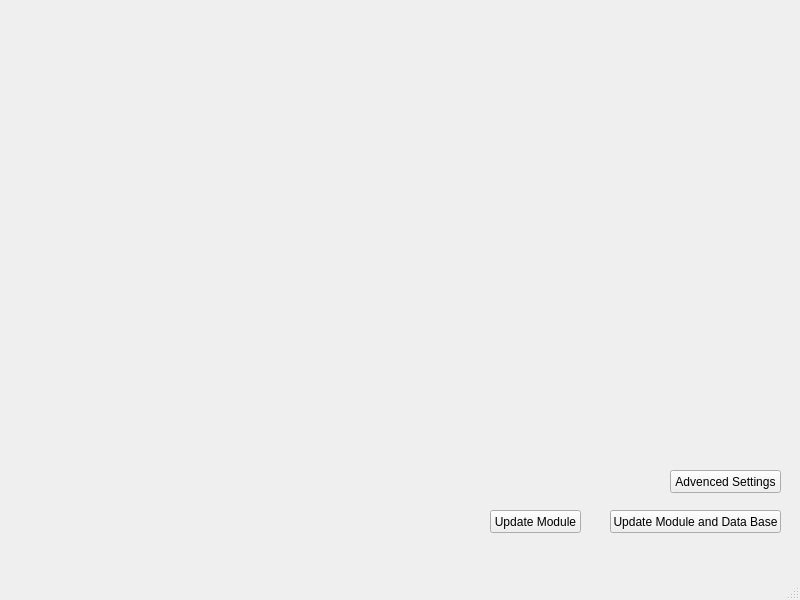
<?xml version="1.0" encoding="UTF-8"?>
<ui version="4.0">
 <class>ModuleLidarWindow</class>
 <widget class="QMainWindow" name="ModuleLidarWindow">
  <property name="geometry">
   <rect>
    <x>0</x>
    <y>0</y>
    <width>800</width>
    <height>600</height>
   </rect>
  </property>
  <property name="windowTitle">
   <string>MainWindow</string>
  </property>
  <widget class="QWidget" name="centralwidget">
   <widget class="QPushButton" name="pushButton_AdvencedSettings">
    <property name="geometry">
     <rect>
      <x>670</x>
      <y>470</y>
      <width>111</width>
      <height>23</height>
     </rect>
    </property>
    <property name="text">
     <string>Advenced Settings</string>
    </property>
   </widget>
   <widget class="QPushButton" name="pushButton_updateModuleDataBase">
    <property name="geometry">
     <rect>
      <x>610</x>
      <y>510</y>
      <width>171</width>
      <height>23</height>
     </rect>
    </property>
    <property name="text">
     <string>Update Module and Data Base</string>
    </property>
   </widget>
   <widget class="QPushButton" name="pushButton_updateModule">
    <property name="geometry">
     <rect>
      <x>490</x>
      <y>510</y>
      <width>91</width>
      <height>23</height>
     </rect>
    </property>
    <property name="text">
     <string>Update Module</string>
    </property>
   </widget>
  </widget>
  <widget class="QMenuBar" name="menubar">
   <property name="geometry">
    <rect>
     <x>0</x>
     <y>0</y>
     <width>800</width>
     <height>21</height>
    </rect>
   </property>
  </widget>
  <widget class="QStatusBar" name="statusbar"/>
 </widget>
 <resources/>
 <connections/>
</ui>
